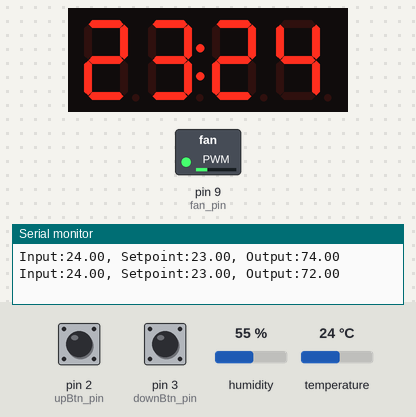
Bench run of a sketch on a simulated Arduino Pro Mini, built with avr-gcc and run on an emulated ATmega328P. Shown: 4-digit seven-segment display, switched loads named in the sketch (green lamp = pin HIGH), the last lines printed to the serial monitor. Inputs (shaded band) come from the test bench; at power-on: temperature 24 °C, pin 2 (upBtn_pin) LOW, pin 3 (downBtn_pin) LOW, humidity 55 %.

Above: at 4.8 s.
4.9 s: temperature set to 12 °C
At 7.3 s:
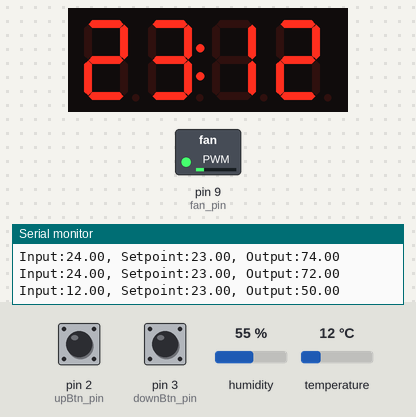
7.9 s: temperature set to 28 °C
At 11.2 s:
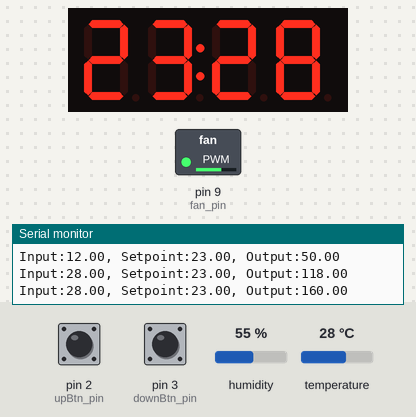
14.3 s: pin 2 (upBtn_pin) pulled HIGH for 2.6 s
At 15.3 s:
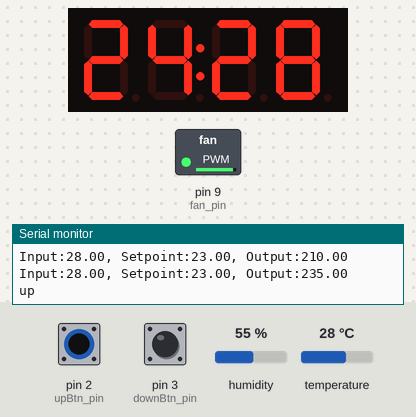
18.4 s: pin 3 (downBtn_pin) pulled HIGH for 2.6 s
At 19.6 s:
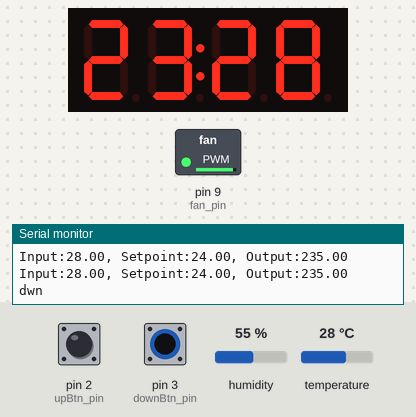
22.5 s: pin 3 (downBtn_pin) pulled HIGH for 2.6 s
At 23.9 s:
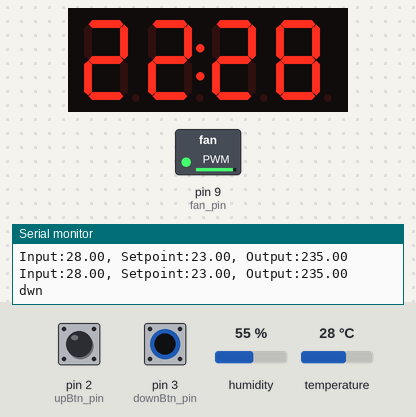
26.6 s: temperature set to 19 °C
At 29.4 s:
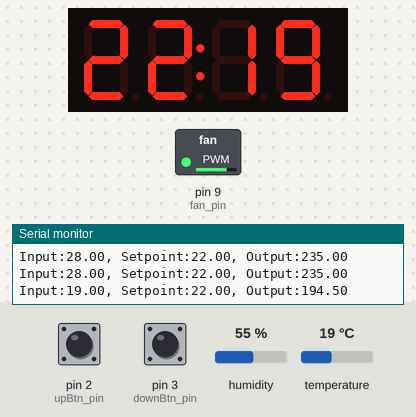
Timing chart, 0 to 32.9 s (numbered marks = the images above; inputs shaded):
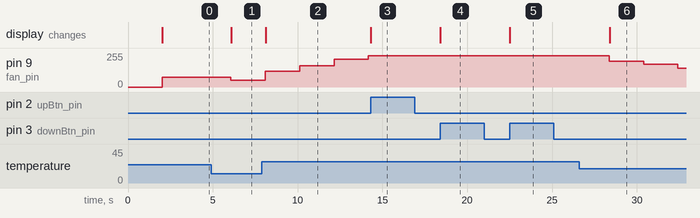

Measured:
- after the input at 4.9 s, pin 9 (fan_pin): 72/255 → 50/255 after 1.2 s; the display: changes after 1.2 s (image 1)
- after the input at 7.9 s, pin 9 (fan_pin): 50/255 → 118/255 after 0.19 s, → 160/255 2.0 s later, → 210/255 2.0 s later, → 235/255 2.0 s later; the display: changes after 0.21 s (image 2)
- after the input at 14.3 s, the display: changes at once (image 3)
- after the input at 18.4 s, the display: changes at once (image 4)
- after the input at 22.5 s, the display: changes at once (image 5)
- after the input at 26.6 s, pin 9 (fan_pin): 235/255 → 194/255 after 1.8 s, → 169/255 2.0 s later, → 139/255 2.0 s later; the display: changes after 1.8 s (image 6)

The sketch:

ardfanpid.ino
```cpp
/**
 *  Ventilation controller
 * Author: Borja García
 * GPL
 * For Arduino Pro Mini (https://cdn.sparkfun.com/datasheets/Dev/Arduino/Boards/ProMini8MHzv1.pdf)
 */

#include <TM1637Display.h> // https://github.com/avishorp/TM1637
#include <Adafruit_Sensor.h> // https://github.com/adafruit/Adafruit_Sensor
#include <DHT.h> // https://github.com/adafruit/DHT-sensor-library
#include <PID_v1.h> // https://github.com/br3ttb/Arduino-PID-Library

// Pins
const int txd_pin = 0;
const int rxd_pin = 1;
const int upBtn_pin = 2; // Because its also INT0
const int downBtn_pin = 3; // Because its also INT1
const int displayClk_pin = 4;
const int displayDio_pin = 5;
const int dht22_pin = 7;
const int fan_pin = 9; // Because is PWM

// Globals
//  PID
volatile double setpoint = 23.0;
double input, output;
double Kp=2, Ki=5, Kd=1;
//  Reverse since the plant tend to rise the temperature, and the action of the PID tends to drop it
PID controller(&input, &output, &setpoint, Kp, Ki, Kd, REVERSE);

//  DHT
DHT dht(dht22_pin, DHT22);
uint32_t delayms = 2000; // Delay for DHT readings

//  Display
TM1637Display display(displayClk_pin, displayDio_pin);

//  Input buttons
unsigned long debouncingus = 150000;
volatile unsigned long lastus; // No worries about rollovers http://www.utopiamechanicus.com/article/handling-arduino-microsecond-overflow/


#define DEBOUNCE_OPEN  if((unsigned long)(micros() - lastus) >= debouncingus) {
#define DEBOUNCE_CLOSE lastus = micros();}
void upISR() {
  DEBOUNCE_OPEN
  setpoint += 1.0;
  Serial.println("up");
  show(input, setpoint);
  DEBOUNCE_CLOSE
}
void downISR() {
  DEBOUNCE_OPEN
  setpoint -= 1.0;
  Serial.println("dwn");
  show(input, setpoint);
  DEBOUNCE_CLOSE
}

void setup() {
  // Serial setup
  Serial.begin(9600);
  // Input pins setup
  lastus = micros();
  pinMode(upBtn_pin, INPUT);
  pinMode(downBtn_pin, INPUT);
  attachInterrupt(digitalPinToInterrupt(upBtn_pin), upISR, RISING);
  attachInterrupt(digitalPinToInterrupt(downBtn_pin), downISR, RISING);
  // Display setup
  display.setBrightness(2);
  // DHT22 setup
  dht.begin();
  // Fan setup
  pinMode(fan_pin, OUTPUT);
  // PID setup
  controller.SetMode(AUTOMATIC);
  controller.SetOutputLimits(50, 235);
  controller.SetSampleTime(delayms);
}

void show(float input, float setpoint) {
  int inputint = int(input);
  int setpointint = int(setpoint);
  display.showNumberDecEx(setpointint*100+inputint, 0b01000000);
}

void loop() {
  // Wait between measurements
  delay(delayms);

  // Obtain the current temperature
  input = dht.readTemperature();
  if (isnan(input)) {
    Serial.println("Failed to read from DHT sensor!");
    display.showNumberDecEx(0, 0b01000000);
  }
  else {
    controller.Compute();

    analogWrite(fan_pin, output);

    show(input, setpoint);

  }
  Serial.print("Input:");Serial.print(input);Serial.print(", Setpoint:");Serial.print(setpoint);Serial.print(", Output:");Serial.println(output);
}
```
